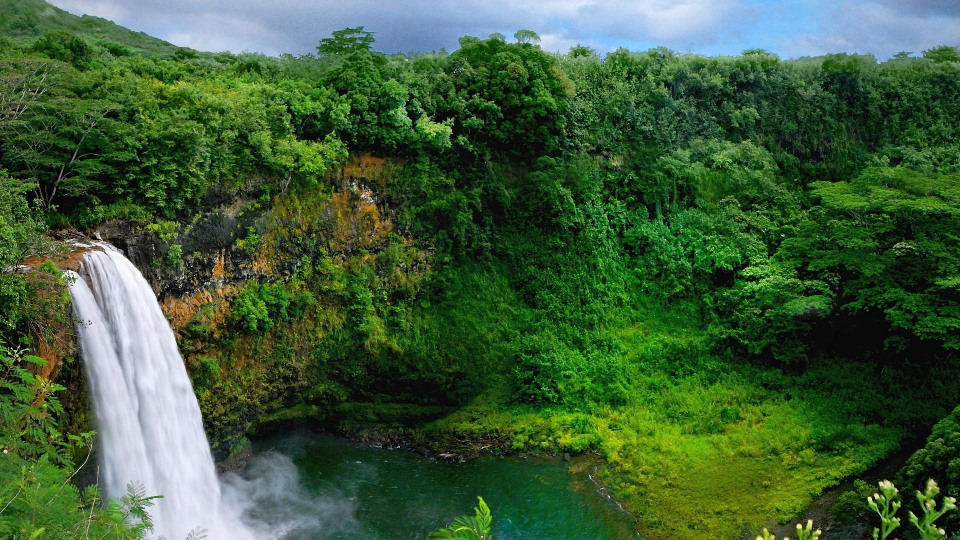
%> input picture data/green_nature_waterfall.jpg, 1920 x 1080 px (shown at 1/2 size)
$ octave example_natural_full_field.m   (GNU Octave 9; MATLAB toolbox functions it lacks are replaced by stand-ins)
%> lines starting %> are read from the running program, lines starting %| are printed output that depends on the picture
### sources/natural_full_field.m
function [ ] = natural_full_field( input_args )
%NATURAL_FULL_FIELD Generate a natural full-field DMD stimulus.
%   Detailed explanation goes here

    [mfoldername, mname, ~] = fileparts(mfilename('fullpath'));

    % 1. Parse input parameters.
    % % Define input parser.
    parser = inputParser;
    parser.addParameter('input_foldername', fullfile(mfoldername, '..', 'data'));
    parser.addParameter('input_filename', 'green_nature_waterfall.jpg');
    parser.addParameter('stimulus_duration', 30.0); % sec
    parser.addParameter('background_intensity', 0.1);
    parser.addParameter('initial_adaptation_duration', 20.0); % sec
    parser.addParameter('trial_adaptation_duration', 10.0); % sec
    parser.addParameter('nb_repetitions', 10);
    parser.addParameter('dmd_width', 1024); % px
    parser.addParameter('dmd_height', 768); % px
    parser.addParameter('dmd_frame_rate', 60); % Hz
    parser.addParameter('dmd_inversed_polarity', false);
    parser.addParameter('output_foldername', pwd);
    % % Parse input arguments.
    parser.parse(input_args{:});
    % % Retrieve value of input parameters.
    args = parser.Results;


    % Define path of graphics file.
    path = fullfile(args.input_foldername, args.input_filename);
    disp(['Image path: ', path]);

    % Read image from graphics file.
    A = imread(path);
%> A is the input picture: size 1080x1920x3 uint8; mean R, G, B 62, 92.1, 55.9

    % Get size of image.
    h = size(A, 1); % image height
%> h = 1080
    disp(['Image height: ', num2str(h)]);
%| Image height: 1080
    w = size(A, 2); % image width
%> w = 1920
    disp(['Image width: ', num2str(w)]);
%| Image width: 1920
    s = [h, w]; % image size
%> s = [1080 1920]

    % Define stimulus duration.
    d_stim = args.stimulus_duration;
    n_stim = ceil(d_stim * args.dmd_frame_rate);
    d_stim = n_stim / args.dmd_frame_rate;
    disp('Stimulus duration:');
    disp(['  ', num2str(d_stim), ' sec']);
    if d_stim > 60.0
        dm = floor(d_stim / 60.0); % minutes
        ds = d_stim - dm * 60.0; % seconds
        disp(['  ', num2str(dm), ' min ', num2str(ds), ' sec']);
    end

    % Define interpolation points.
    t = linspace(0.0, 1.0, n_stim);
    p_start = [0.11, 0.1] .* s;
%> p_start = [118.8 192]
    p_end = [0.9, 0.9] .* s;
%> p_end = [972 1728]
    p = repmat(p_start, n_stim, 1) + repmat(p_end - p_start, n_stim, 1) .* repmat(t', 1, 2);

    % Make output directory.
    if ~exist(args.output_foldername, 'dir')
        mkdir(args.output_foldername);
    end

    % Plot first control figure.
    figure('visible', 'off');
    hold('on');
    image(A);
    plot(p(:, 2), p(:, 1), 'w-');
    xlim([0, w]);
    ylim([0, h]);
    set(gca, 'Ydir', 'reverse');
    hold('off');
    xlabel('pixel');
    ylabel('pixel');
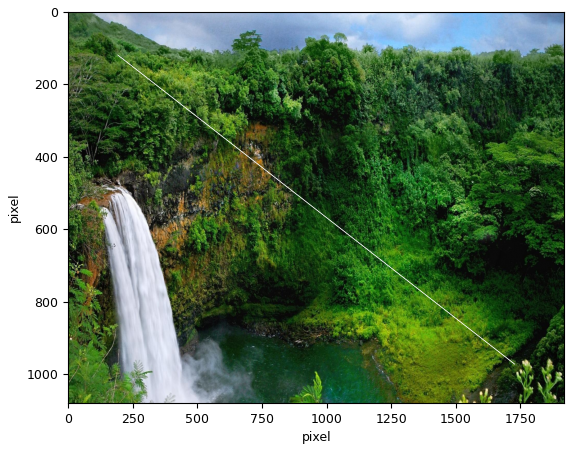
%> figure redrawn from the program's plot data
    saveas(gcf, fullfile(args.output_foldername, [mname, '_control_1.svg']));
    close();

    % Get interpolated luminance values.
    [I, J] = meshgrid(1:w, 1:h);
    L = mean(A, 3);
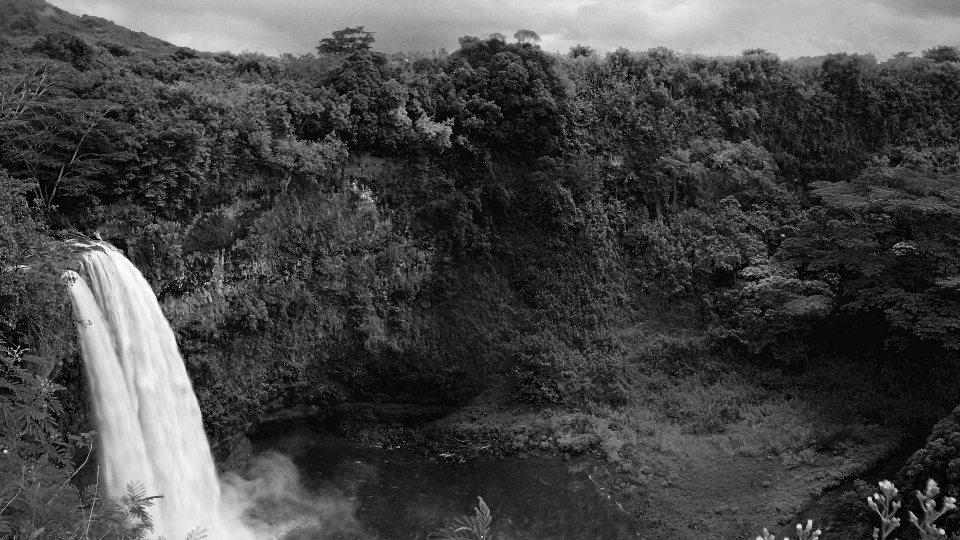
%> L: size 1080x1920 double (shown at 1/2 size); min 0, max 255, mean 70
    i = p(:, 2);
%> i = 3000 values from 192 to 1728
    j = p(:, 1);
%> j = 3000 values from 118.8 to 972
    l_base = interp2(I, J, L, i, j);
%> l_base = 3000 values, max 160.3 at index 79, min 2.63 at index 2945, mean 55.51

    % Normalize luminance values.
    if args.background_intensity < 1.0
        args.background_intensity = 256.0 * args.background_intensity;
    else
        args.background_intensity = 1.0 * args.background_intensity;
    end
    l_base = l_base - min(l_base);
%> l_base = 3000 values, max 157.7 at index 79, min 0 at index 2945, mean 52.88
    l_base = l_base / max(l_base);
%> l_base = 3000 values, max 1 at index 79, min 0 at index 2945, mean 0.335
    l_base = l_base * (256.0 - args.background_intensity);
%> l_base = 3000 values, max 230.4 at index 79, min 0 at index 2945, mean 77.26
    l_base = l_base + args.background_intensity;
%> l_base = 3000 values, max 256 at index 79, min 25.6 at index 2945, mean 102.9
    l_base = uint8(l_base - 0.5);
%> l_base = 3000 values, max 255 at index 79, min 25 at index 2945, mean 102.3

    maximum_intensity = max(l_base);
%> maximum_intensity = 255
    median_intensity = median(l_base);
%> median_intensity = 100
    minimum_intensity = min(l_base);
%> minimum_intensity = 25
    disp(['Maximum light intensity: ', num2str(maximum_intensity)]);
%| Maximum light intensity: 255
    disp(['Median light intensity: ', num2str(median_intensity)]);
%| Median light intensity: 100
    disp(['Minimum light intensity: ', num2str(minimum_intensity)]);
%| Minimum light intensity: 25

    % Plot second control figure.
    x = (0:n_stim)  / args.dmd_frame_rate;
    y = [l_base; l_base(end)];
%> y = 3001 values, max 255 at index 79, min 25 at index 2945, mean 102.3
    figure('visible', 'off');
    hold('on');
    stairs(x, y, 'k-');
    hold('off');
    xlim([min(x), max(x)]);
    ylim([0.0-5.0, 255.0+5.0]);
    xlabel('time (sec)');
    ylabel('luminance (arb. unit)');
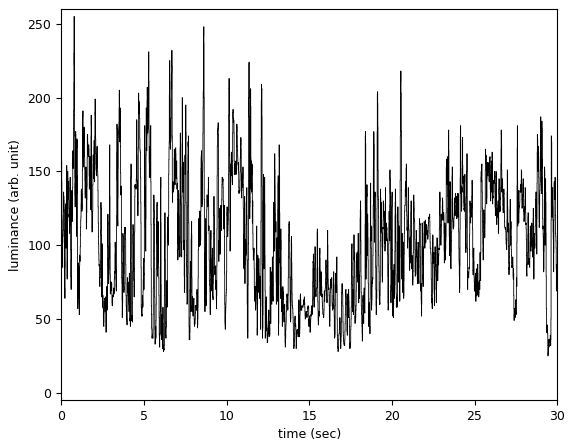
%> figure redrawn from the program's plot data
    saveas(gcf, fullfile(args.output_foldername, [mname, '_control_2.svg']));
    close();

    % Define adaptation durations.
    d_init = args.initial_adaptation_duration;
    d_trial = args.trial_adaptation_duration;
    n_init = floor(d_init * args.dmd_frame_rate);
    n_trial = floor(d_trial * args.dmd_frame_rate);
    d_init = n_init / args.dmd_frame_rate;
    d_trial = n_trial / args.dmd_frame_rate;
    disp(['Adaptation duration (initial): ', num2str(d_init), ' sec']);
    disp(['Adaptation duration (before repetition): ', num2str(d_trial), ' sec']);

    % Define luminance profiles for retina adaptation.
    lum_init = args.background_intensity * ones(n_init, 1);
    lum_init = uint8(lum_init - 0.5);
    l_trial = args.background_intensity * ones(n_trial, 1);
    l_trial = uint8(l_trial - 0.5);

    % Define apparition order of luminance profiles.
    nb_traces = 1 + 2 * args.nb_repetitions;
    traces = cell(nb_traces, 1);
    traces{1} = lum_init;
    for i = 1:args.nb_repetitions
        traces{2 * i + 0} = l_trial;
        traces{2 * i + 1} = l_base;
    end
%> after the loop, traces = 51 items

    % Compute and display stimulus duration.
    l = cell2mat(traces);
    nb_frames = size(l, 1);
%> nb_frames = 75000
    d_total =  nb_frames / args.dmd_frame_rate;
%> d_total = 750
    disp('Total duration:');
    disp(['  ', num2str(d_total), ' sec']);
%|   750 sec
    if d_total > 60.0
        dm = floor(d_total / 60.0); % minutes
%> dm = 12
        ds = d_total - dm * 60.0; % seconds
%> ds = 30
        disp(['  ', num2str(dm), ' min ', num2str(ds), ' sec']);
%|   12 min 30 sec
    end

    % Write .bin file.
    % % Open .bin file.
    bin_filename = [mname, '_', num2str(args.dmd_frame_rate),'hz.bin'];
    permission = 'w'; % writing mode, discard existing contents
    machine_format = 'l'; % IEEE floating point with little-endian byte ordering
    bin_fid = fopen(fullfile(args.output_foldername, bin_filename), permission, machine_format);
    % % Write .bin file header.
    nb_images = 256; % number of images
    nb_bits = 8; % number of bits
    bin_header = [args.dmd_width, args.dmd_height, nb_images, nb_bits];
    fwrite(bin_fid, bin_header, 'int16');
    % % Write .bin file images.
    bin_image = zeros(args.dmd_height, args.dmd_width, 'uint8');
    for i = 1:nb_images
        if args.dmd_inversed_polarity
            fwrite(bin_fid, 255 - bin_image(:), 'uint8');
        else
            fwrite(bin_fid, bin_image(:), 'uint8');
        end
        bin_image = bin_image + 1;
    end
    % % Close .bin file.
    fclose(bin_fid);

    % Write .vec file.
    % % Open .vec file.
    vec_filename = [mname, '_', num2str(args.dmd_frame_rate), 'hz.vec'];
    permission = 'w'; % writing mode, discard existing contents
    machine_format = 'l'; % IEEE floating point with little-endian byte ordering
    vec_fid = fopen(fullfile(args.output_foldername, vec_filename), permission, machine_format);
    % % Write .vec file header.
    vec_header = [0, nb_frames, 0, 0, 0];
%> vec_header = [0 75000 0 0 0]
    fprintf(vec_fid, '%g %g %g %g %g\n', vec_header);
    % % Write .vec file image indices.
    for frame_id = 1:nb_frames
        image_id = l(frame_id);
        vec_frame = [0, image_id, 0, 0, 0];
        fprintf(vec_fid, '%g %g %g %g %g\n', vec_frame);
    end
%> this loop made 75000 passes
%> (image_id, vec_frame) on passes 1 to 3: (135, [0 135 0 0 0]), (148, [0 148 0 0 0]), (157, [0 157 0 0 0])
    % % Close .vec file.
    fclose(vec_fid);

    % Define repetitions data.
    repetitions = zeros(args.nb_repetitions, 3);
    nbs_frames = cellfun(@(l) size(l, 1), traces);
%> nbs_frames = 51 values, max 3000 at index 3, min 0 at index 1, mean 1470.6
    frame_ids = cumsum(nbs_frames);
%> frame_ids = 51 values from 0 to 75000
    for repetition_id = 1:args.nb_repetitions
        repetitions(repetition_id, 1) = repetition_id;
        start_frame_id = frame_ids(2 * repetition_id) + 1;
        repetitions(repetition_id, 2) = start_frame_id;
        end_frame_id = frame_ids(2 * repetition_id + 1);
        repetitions(repetition_id, 3) = end_frame_id;
    end
%> this loop made 25 passes
%> (start_frame_id, end_frame_id) on passes 1 to 12: (1, 3000), (3001, 6000), (6001, 9000), (9001, 12000), (12001, 15000), (15001, 18000), (18001, 21000), (21001, 24000), (24001, 27000), (27001, 30000), (30001, 33000), (33001, 36000)
%> after the loop, repetitions = 25 rows, first 12: [1 1 3000; 2 3001 6000; 3 6001 9000; 4 9001 12000; 5 12001 15000; 6 15001 18000; 7 18001 21000; 8 21001 24000; 9 24001 27000; 10 27001 30000; 11 30001 33000; 12 33001 36000]

    % Write repetitions file.
    % % Open repetitions file.
    rep_filename = [mname, '_repetitions.csv'];
    rep_pathname = fullfile(args.output_foldername, rep_filename);
    rep_fid = fopen(rep_pathname, 'w');
    % % Write repetitions file header.
    rep_header = sprintf('repetitionId;startFrameId;endFrameId');
    fprintf(rep_fid, '%s\r\n', rep_header);
    % % Close repetitions file.
    fclose(rep_fid);
    % % Write repetitions file data.
    dlmwrite(rep_pathname, repetitions, '-append', 'delimiter', ';', 'newline', 'pc');

    % Define stimulus data.
    nb_base_frames = size(l_base, 1);
%> nb_base_frames = 3000
    stimulus = zeros(nb_base_frames, 2);
    stimulus(:, 1) = 1:nb_base_frames;
    stimulus(:, 2) = l_base;

    % Write stimulus file.
    % % Open stimulus file.
    stim_filename = [mname, '_stimulus.csv'];
    stim_pathname = fullfile(args.output_foldername, stim_filename);
    stim_fid = fopen(stim_pathname, 'w');
    % % Write stimulus file header.
    stim_header = sprintf('frameId;luminance');
    fprintf(stim_fid, '%s\r\n', stim_header);
    % % Close stimulus file.
    fclose(stim_fid);
    % % Write stimulus file data.
    dlmwrite(stim_pathname, stimulus, '-append', 'delimiter', ';', 'newline', 'pc');

    % Define parameter data.
    % % Internal parameters.
    args.minimum_intensity = minimum_intensity;
%> args.minimum_intensity = 25
    args.median_intensity = median_intensity;
%> args.median_intensity = 100
    args.maximum_intensity = maximum_intensity;
%> args.maximum_intensity = 255
    args.stimulus_duration = d_stim;
    args.total_duration = d_total;
%> args.total_duration = 750
    args.bin_filename = bin_filename;
    args.vec_filename = vec_filename;
    args.repetition_filename = rep_filename;
    args.stimulus_filename = stim_filename;
    % % Discard unused warning.
    args; %#ok

    % Write parameters file.
    mat_filename = fullfile(args.output_foldername, [mname, '_parameters.mat']);
    save(mat_filename, '-struct', 'args');

end

### examples/example_natural_full_field.m
[mfoldername, ~, ~] = fileparts(mfilename('fullpath'));

input_args = {...
    'input_foldername', fullfile(mfoldername, '..', 'data'), ...
    'input_filename', 'green_nature_waterfall.jpg', ...
    'stimulus_duration', 30.0, ... % sec
    'background_intensity', 0.1, ...
    'initial_adaptation_duration', 0.0, ... % sec
    'trial_adaptation_duration', 0.0, ... % sec
    'nb_repetitions', 25, ...
    'dmd_width', 1024, ... % px
    'dmd_height', 768, ... % px
    'dmd_frame_rate', 100.0, ... % Hz
    'dmd_inversed_polarity', false, ...
    'output_foldername', fullfile(pwd, 'outputs'), ...
};

natural_full_field(input_args);
